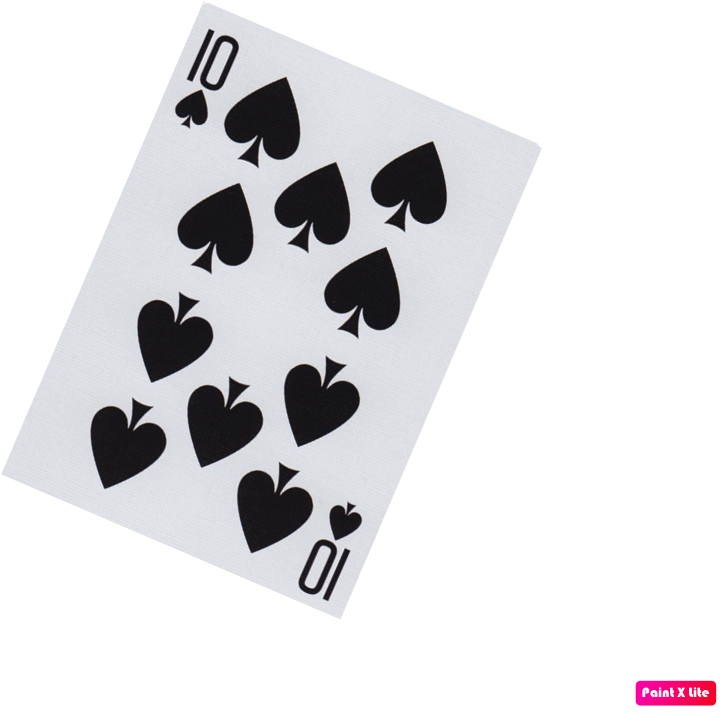
#> input picture assets/kart.png, 726 x 714 px, found by its file name
$ python perpective_6.py
#> lines starting #> are read from the running program, lines starting #| are printed output that depends on the picture
import cv2
import numpy as np

#perpektif değiştirme

#read the image
image = cv2.imread("assets/kart.png")
#> image is the input picture: shape (714, 726, 3); mean B, G, R 225.9, 223.9, 224.4
#image width
width = 400
#image height that we set
height = 500


#first we have to declare a point one
#first corner of image
#top left px (203,5)
#top right px (545,150)
#bottom right px (328,624)
#bottom left px (7,475)

#points of treshold image's corners.
points = np.float32([[203,5],[545,150],[328,624],[1,472]])
#points of straight image's corners.
points2 = np.float32([[0,0],[400,0],[400,500],[0,500]])

#we convert our values into matrix by perspective method
matrix = cv2.getPerspectiveTransform(points,points2)
print(matrix)
#After print the latest transformed matrix we had 3 x 3 matrix that includes our values
#[[ 1.41828502e+00  6.13476606e-01 -2.90979243e+02]
# [-3.33802788e-01  7.87314161e-01  6.38253951e+01]
# [ 8.74393358e-04 -2.76836102e-04  1.00000000e+00]]

#now we will use our matrix to create a new image that perspectived
#parameters => (image), (perpectived matrix), (new image's width), (new image's height)
perspectiveImage = cv2.warpPerspective(image,matrix,(width,height))
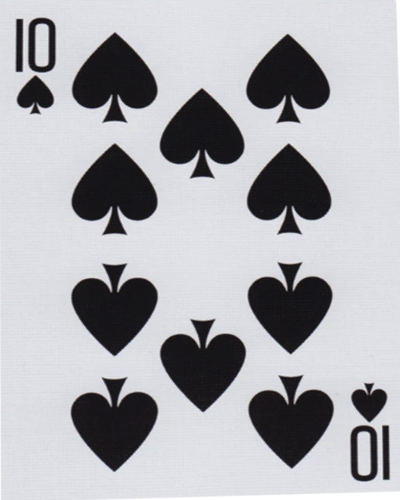
#> perspectiveImage: shape (500, 400, 3); mean B, G, R 176.8, 172.2, 171.6

cv2.imshow("Perspective",perspectiveImage)


cv2.imshow("Original",image)


cv2.waitKey(0)
cv2.destroyAllWindows()
